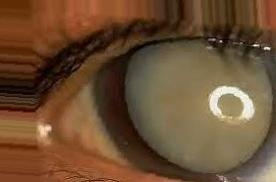
#> input picture dataset_output/Mata_Katarak/asli_cat_0_1.jpg, 276 x 182 px, given as the content of the folder dataset_asli/Mata_Normal, which was not available
$ python augmentasi.py
#> lines starting #> are read from the running program, lines starting #| are printed output that depends on the picture; pictures that were not available may be replaced by others from this repository, and a replacement may not be noted
# -- FUNGSI FILE ---
# File khusus melakukan augmentasi data asli (mata normal + mata katarak)

import cv2
import os

# konfigurasi Folder yang dibagi dalam dua kategori
input_base = 'dataset_asli'
output_base = 'dataset_output'
categories = ['Mata_Normal', 'Mata_Katarak']

if not os.path.exists(output_base):
    os.makedirs(output_base)

for category in categories:
    path = os.path.join(input_base, category)
    save_path = os.path.join(output_base, category)
    if not os.path.exists(save_path): os.makedirs(save_path)

    print(f"Sedang menduplikasi data: {category}...")

    for filename in os.listdir(path):
        img = cv2.imread(os.path.join(path, filename))
#> img is the input picture: shape (182, 276, 3); mean B, G, R 50.7, 78, 108.5
        if img is None: continue

        # Simpan Foto Asli ke folder output
        cv2.imwrite(os.path.join(save_path, f"asli_{filename}"), img)

        # Augmentasi: Flip Horizontal (Cermin)
        flip_h = cv2.flip(img, 1)
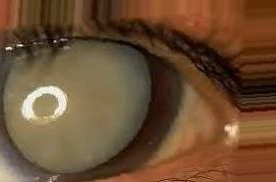
#> flip_h: shape (182, 276, 3); mean B, G, R 50.7, 78, 108.5
        cv2.imwrite(os.path.join(save_path, f"aug_flip_{filename}"), flip_h)

        # Augmentasi: Rotasi 90 Derajat
        rot_90 = cv2.rotate(img, cv2.ROTATE_90_CLOCKWISE)
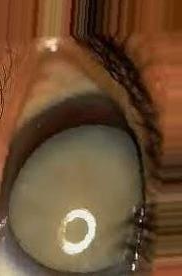
#> rot_90: shape (276, 182, 3); mean B, G, R 50.7, 78, 108.5
        cv2.imwrite(os.path.join(save_path, f"aug_rot_{filename}"), rot_90)

        # Augmentasi: Penyesuaian Kecerahan (Brightness)
        bright = cv2.convertScaleAbs(img, alpha=1.2, beta=30)
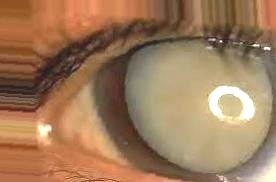
#> bright: shape (182, 276, 3); mean B, G, R 90.5, 122.9, 159.3
        cv2.imwrite(os.path.join(save_path, f"aug_bright_{filename}"), bright)

print("Selesai! Sekarang cek folder 'dataset_output'.")
